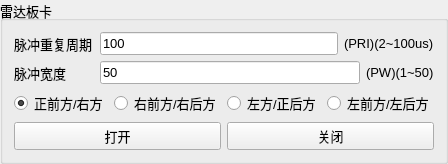
     <widget class="QGroupBox" name="groupBox_6">
      <property name="sizePolicy">
       <sizepolicy hsizetype="Expanding" vsizetype="Expanding">
        <horstretch>0</horstretch>
        <verstretch>0</verstretch>
       </sizepolicy>
      </property>
      <property name="font">
       <font>
        <pointsize>10</pointsize>
        <weight>50</weight>
        <bold>false</bold>
       </font>
      </property>
      <property name="title">
       <string>雷达板卡</string>
      </property>
      <layout class="QGridLayout" name="gridLayout_3">
       <item row="2" column="0" colspan="2">
        <layout class="QGridLayout" name="gridLayout_6">
         <item row="0" column="1">
          <widget class="QRadioButton" name="radioButton_Passageway2">
           <property name="font">
            <font>
             <pointsize>10</pointsize>
             <weight>50</weight>
             <bold>false</bold>
            </font>
           </property>
           <property name="text">
            <string>右前方/右后方</string>
           </property>
           <property name="checked">
            <bool>false</bool>
           </property>
          </widget>
         </item>
         <item row="0" column="0">
          <widget class="QRadioButton" name="radioButton_Passageway1">
           <property name="font">
            <font>
             <pointsize>10</pointsize>
             <weight>50</weight>
             <bold>false</bold>
            </font>
           </property>
           <property name="text">
            <string>正前方/右方</string>
           </property>
           <property name="checked">
            <bool>true</bool>
           </property>
          </widget>
         </item>
         <item row="0" column="2">
          <widget class="QRadioButton" name="radioButton_Passageway3">
           <property name="font">
            <font>
             <pointsize>10</pointsize>
             <weight>50</weight>
             <bold>false</bold>
            </font>
           </property>
           <property name="text">
            <string>左方/正后方</string>
           </property>
           <property name="checked">
            <bool>false</bool>
           </property>
          </widget>
         </item>
         <item row="0" column="3">
          <widget class="QRadioButton" name="radioButton_Passageway4">
           <property name="font">
            <font>
             <pointsize>10</pointsize>
             <weight>50</weight>
             <bold>false</bold>
            </font>
           </property>
           <property name="text">
            <string>左前方/左后方</string>
           </property>
           <property name="checked">
            <bool>false</bool>
           </property>
          </widget>
         </item>
        </layout>
       </item>
       <item row="3" column="0">
        <widget class="QPushButton" name="pushButton_open">
         <property name="text">
          <string>打开</string>
         </property>
        </widget>
       </item>
       <item row="1" column="0" colspan="2">
        <layout class="QHBoxLayout" name="horizontalLayout_25">
         <item>
          <widget class="QLabel" name="label_17">
           <property name="minimumSize">
            <size>
             <width>80</width>
             <height>0</height>
            </size>
           </property>
           <property name="font">
            <font>
             <pointsize>10</pointsize>
             <weight>50</weight>
             <bold>false</bold>
            </font>
           </property>
           <property name="text">
            <string>脉冲宽度</string>
           </property>
          </widget>
         </item>
         <item>
          <widget class="QLineEdit" name="lineEdit_PulseWidth">
           <property name="font">
            <font>
             <pointsize>10</pointsize>
             <weight>50</weight>
             <bold>false</bold>
            </font>
           </property>
           <property name="text">
            <string>50</string>
           </property>
          </widget>
         </item>
         <item>
          <widget class="QLabel" name="label_14">
           <property name="text">
            <string>(PW)(1~50)</string>
           </property>
          </widget>
         </item>
        </layout>
       </item>
       <item row="3" column="1">
        <widget class="QPushButton" name="pushButton_radiaclose">
         <property name="text">
          <string>关闭</string>
         </property>
        </widget>
       </item>
       <item row="0" column="0" colspan="2">
        <layout class="QHBoxLayout" name="horizontalLayout_24">
         <item>
          <widget class="QLabel" name="label_16">
           <property name="minimumSize">
            <size>
             <width>80</width>
             <height>0</height>
            </size>
           </property>
           <property name="font">
            <font>
             <pointsize>10</pointsize>
             <weight>50</weight>
             <bold>false</bold>
            </font>
           </property>
           <property name="text">
            <string>脉冲重复周期</string>
           </property>
          </widget>
         </item>
         <item>
          <widget class="QLineEdit" name="lineEdit_PulseRepetitionPeriod">
           <property name="font">
            <font>
             <pointsize>10</pointsize>
             <weight>50</weight>
             <bold>false</bold>
            </font>
           </property>
           <property name="text">
            <string>100</string>
           </property>
          </widget>
         </item>
         <item>
          <widget class="QLabel" name="label">
           <property name="text">
            <string>(PRI)(2~100us)</string>
           </property>
          </widget>
         </item>
        </layout>
       </item>
      </layout>
     </widget>
